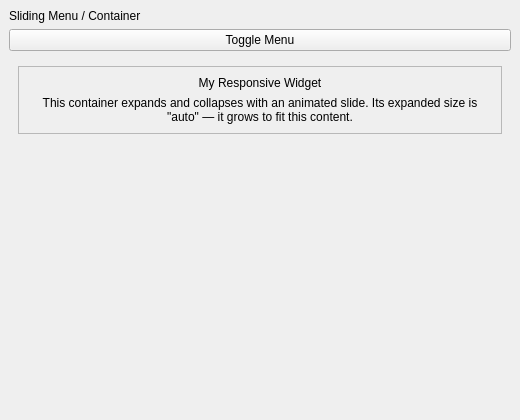
<?xml version='1.0' encoding='utf-8'?>
<ui version="4.0">
 <class>MainWindow</class>
 <widget class="QMainWindow" name="MainWindow">
  <property name="geometry">
   <rect>
    <x>0</x>
    <y>0</y>
    <width>520</width>
    <height>420</height>
   </rect>
  </property>
  <property name="windowTitle">
   <string>QCustomSlideMenu Showcase</string>
  </property>
  <widget class="QWidget" name="centralwidget">
   <layout class="QVBoxLayout" name="verticalLayout">
    <property name="spacing">16</property>
    <property name="leftMargin">20</property>
    <property name="topMargin">20</property>
    <property name="rightMargin">20</property>
    <property name="bottomMargin">20</property>
    <item>
     <widget class="QLabel" name="titleLabel">
      <property name="text">
       <string>Sliding Menu / Container</string>
      </property>
     </widget>
    </item>
    <item>
     <widget class="QPushButton" name="menuToggleButton">
      <property name="text">
       <string>Toggle Menu</string>
      </property>
      <property name="cursor">
       <cursorShape>PointingHandCursor</cursorShape>
      </property>
      <property name="iconSize">
       <size>
        <width>18</width>
        <height>18</height>
       </size>
      </property>
     </widget>
    </item>
    <item>
     <widget class="QCustomSlideMenu" name="slideMenu" native="true">
      <layout class="QVBoxLayout" name="slideMenuLayout">
       <property name="leftMargin">12</property>
       <property name="topMargin">12</property>
       <property name="rightMargin">12</property>
       <property name="bottomMargin">12</property>
       <item>
        <widget class="QFrame" name="menuContentFrame">
         <property name="frameShape">
          <enum>QFrame::StyledPanel</enum>
         </property>
         <layout class="QVBoxLayout" name="menuContentLayout">
          <item>
           <widget class="QLabel" name="menuContentLabel">
            <property name="text">
             <string>My Responsive Widget</string>
            </property>
            <property name="alignment">
             <set>Qt::AlignCenter</set>
            </property>
           </widget>
          </item>
          <item>
           <widget class="QLabel" name="menuHintLabel">
            <property name="text">
             <string>This container expands and collapses with an animated slide. Its expanded size is "auto" — it grows to fit this content.</string>
            </property>
            <property name="wordWrap">
             <bool>true</bool>
            </property>
            <property name="alignment">
             <set>Qt::AlignCenter</set>
            </property>
           </widget>
          </item>
         </layout>
        </widget>
       </item>
      </layout>
     </widget>
    </item>
    <item>
     <spacer name="bottomSpacer">
      <property name="orientation">
       <enum>Qt::Vertical</enum>
      </property>
      <property name="sizeHint" stdset="0">
       <size>
        <width>20</width>
        <height>10</height>
       </size>
      </property>
     </spacer>
    </item>
   </layout>
  </widget>
 </widget>
 <customwidgets>
  <customwidget>
   <class>QCustomSlideMenu</class>
   <extends>QWidget</extends>
   <header location="global">Custom_Widgets.QCustomSlideMenu.h</header>
   <container>1</container>
  </customwidget>
 <customwidget><class>QPushButton</class><extends>QPushButton</extends><header location="global">Custom_Widgets.Theme.h</header><container>1</container></customwidget><customwidget><class>QLabel</class><extends>QLabel</extends><header location="global">Custom_Widgets.Theme.h</header><container>1</container></customwidget></customwidgets>
 <connections />
</ui>
